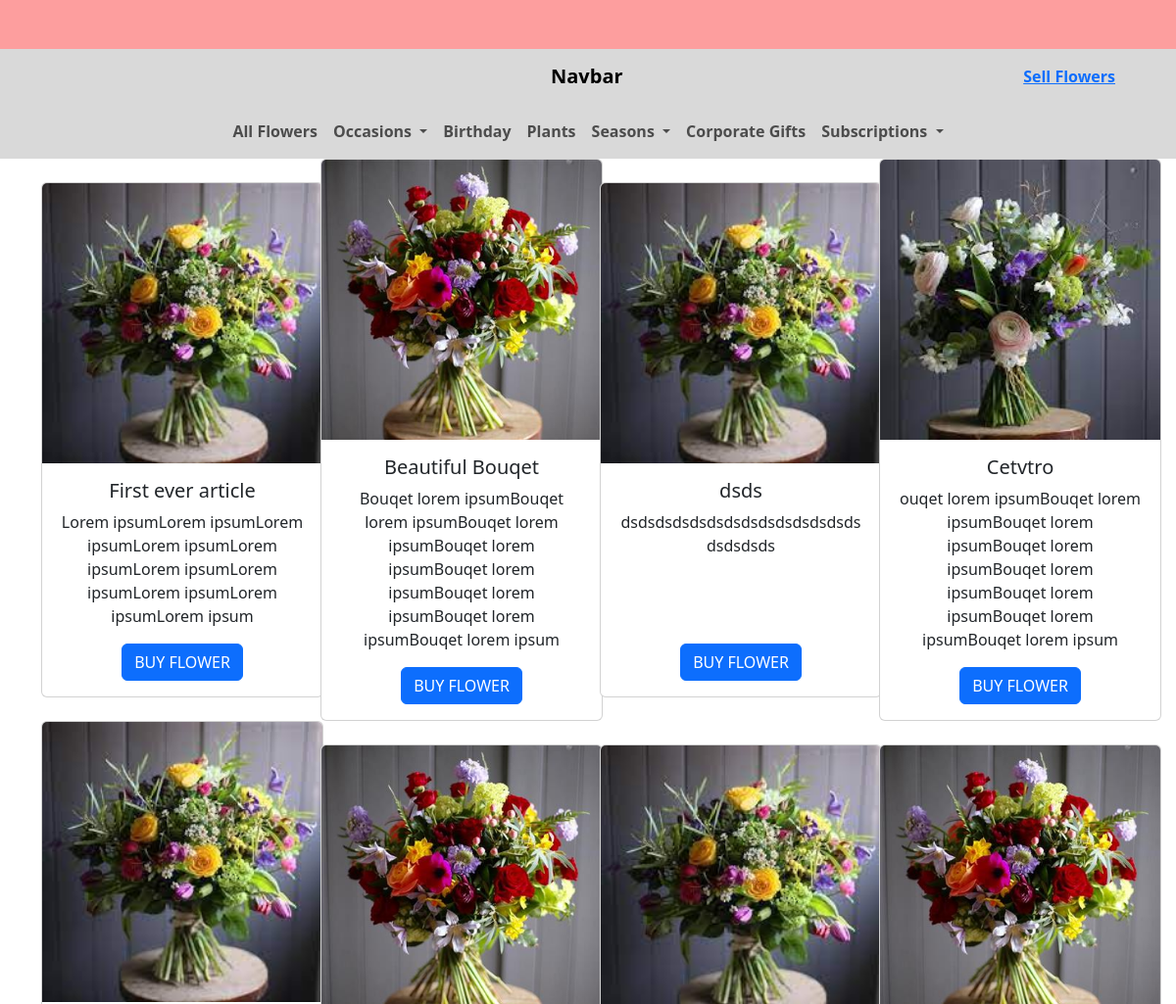
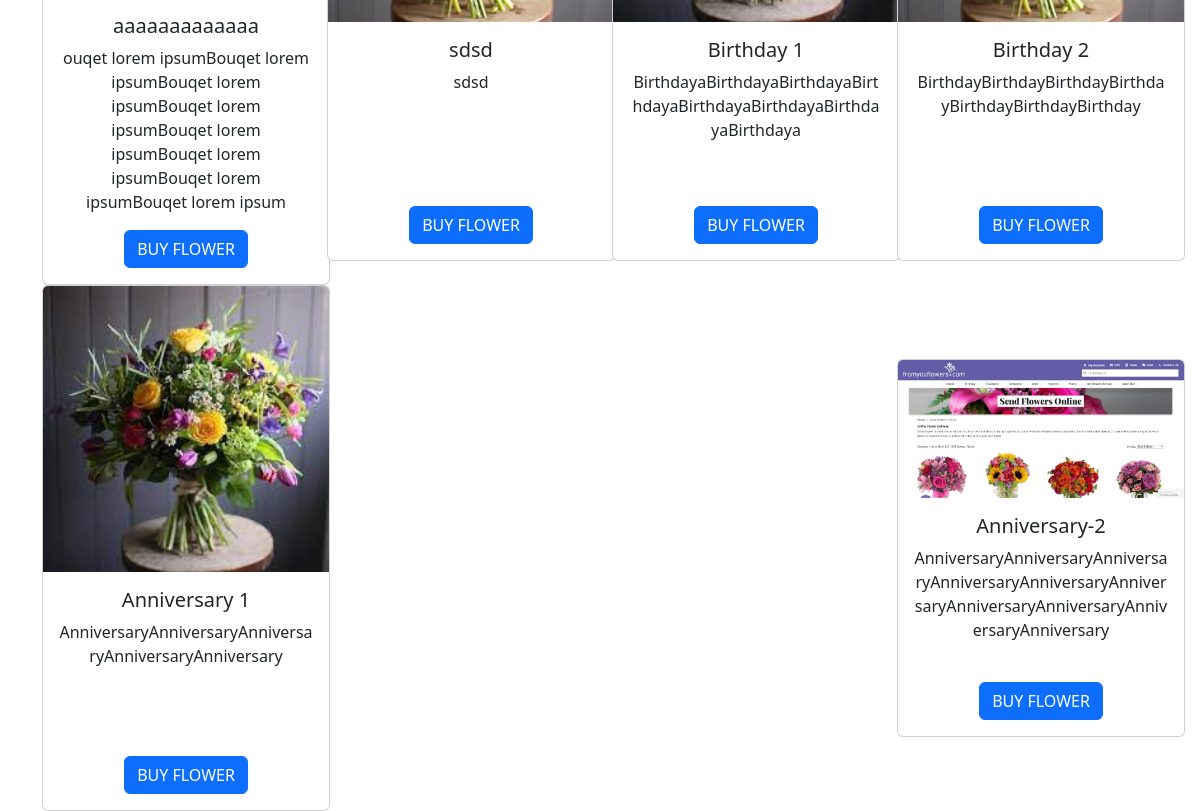
The app's page /articles/ with its own data (2 pictures, top to bottom).
### articles/models.py (models this page shows, shortened)
class Article(models.Model):
    occasions = (
        ('birthday', u'birthday'),
        ('anniversary', u'anniversary'),
        ('sympathy', u'sympathy'),
        ('graduation', u'graduation'),
        ('getwell', u'getwell'),
    )
    types = (
        ('1', u'bouqet'),
        ('2', u'plant'),
        ('2', u'flower'),
    )
    title = models.CharField(max_length=50)
    slug = models.SlugField()
    body = models.TextField()
    date = models.DateTimeField(auto_now_add=True)
    thumb = models.ImageField(default='default.jpg', blank=True)
    author = models.ForeignKey(User, on_delete=models.CASCADE, default=None)
    occasion = models.CharField(max_length=32, choices=occasions, null=True, blank=True)
    type = models.CharField(max_length=32, choices=types, null=True, blank=True)
    price = models.IntegerField(default=0,
        validators=[
            MinValueValidator(0),  # Optional: Specify minimum allowed value
            MaxValueValidator(999),  # Optional: Specify maximum allowed value
        ]
    )

### articles/views.py (the view)
# urls.py: path('', views.article_list, name="list"),
def article_list(request):
    articles = Article.objects.all()
    return render(request, 'articles/article_list.html', {'articles': articles})

### articles/templates/articles/article_list.html
{% extends 'base_layout.html' %}
{% block content %}
<section class="products">
  <div class="container-lg">
      <div class="row justify-content-between align-items-center">
          {% for article in articles %}
            <div class="col-3">
              <div class="card" style="width: 18rem;">
                <img src="{{article.thumb.url}}" class="card-img-top" alt="...">
                <div class="card-body text-center">
                  <h5 class="card-title">{{article.title}}</h5>
                  <p class="card-text text-height">{{article.body}}</p>
                  <a href="{% url 'articles:detail' slug=article.slug %}" class="btn btn-primary">BUY FLOWER</a>
                </div>
              </div>
            </div>
          {% endfor %}
      </div>
  </div>
</section>
{% endblock %}

### assets/styles.css (style rules this page uses)
.text-height { min-height: 120px; }

### records on screen
Article: thumb (picture), title "First ever article", body "Lorem ipsumLorem ipsumLorem ipsumLorem ipsumLorem ipsumLorem ipsumLorem ipsumLorem ipsumLorem ipsumLorem ipsum"
Article: thumb (picture), title "Beautiful Bouqet", body "Bouqet lorem ipsumBouqet lorem ipsumBouqet lorem ipsumBouqet lorem ipsumBouqet lorem ipsumBouqet lorem ipsumBouqet lorem ipsumBouqet lorem ipsum"
Article: thumb (picture), title "dsds", body "dsdsdsdsdsdsdsdsdsdsdsdsdsdsdsdsdsds"
Article: thumb (picture), title "Cetvtro", body "ouqet lorem ipsumBouqet lorem ipsumBouqet lorem ipsumBouqet lorem ipsumBouqet lorem ipsumBouqet lorem ipsumBouqet lorem ipsumBouqet lorem ipsum"
Article: thumb (picture), title "aaaaaaaaaaaaa", body "ouqet lorem ipsumBouqet lorem ipsumBouqet lorem ipsumBouqet lorem ipsumBouqet lorem ipsumBouqet lorem ipsumBouqet lorem ipsumBouqet lorem ipsum"
Article: thumb (picture), title "sdsd", body "sdsd"
Article: thumb (picture), title "Birthday 1", body "BirthdayaBirthdayaBirthdayaBirthdayaBirthdayaBirthdayaBirthdayaBirthdaya"
Article: thumb (picture), title "Birthday 2", body "BirthdayBirthdayBirthdayBirthdayBirthdayBirthdayBirthday"
Article: thumb (picture), title "Anniversary 1", body "AnniversaryAnniversaryAnniversaryAnniversaryAnniversary"
Article: thumb (placeholder picture), title "Anniversary-2", body "AnniversaryAnniversaryAnniversaryAnniversaryAnniversaryAnniversaryAnniversaryAnniversaryAnniversaryAnniversary"
